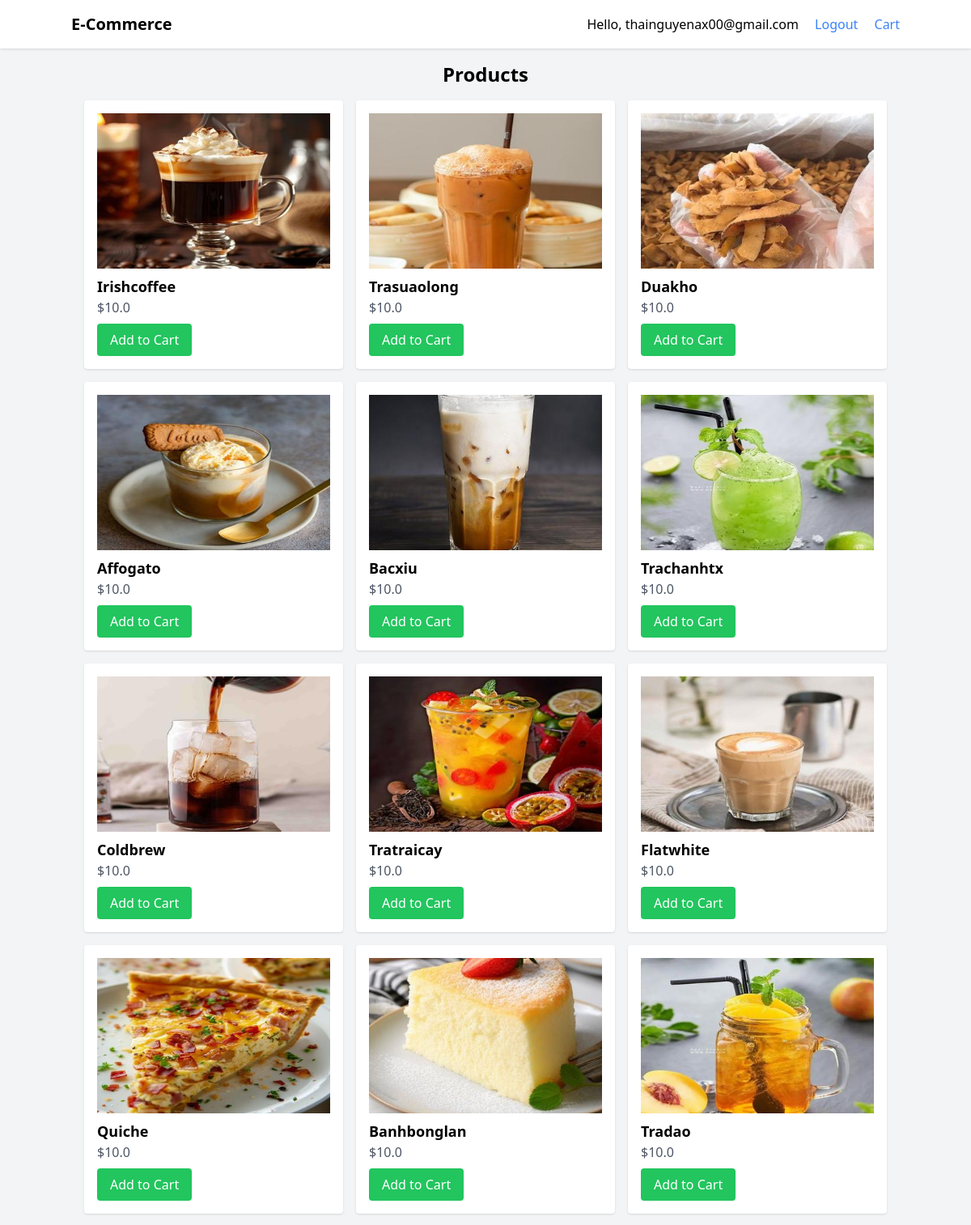
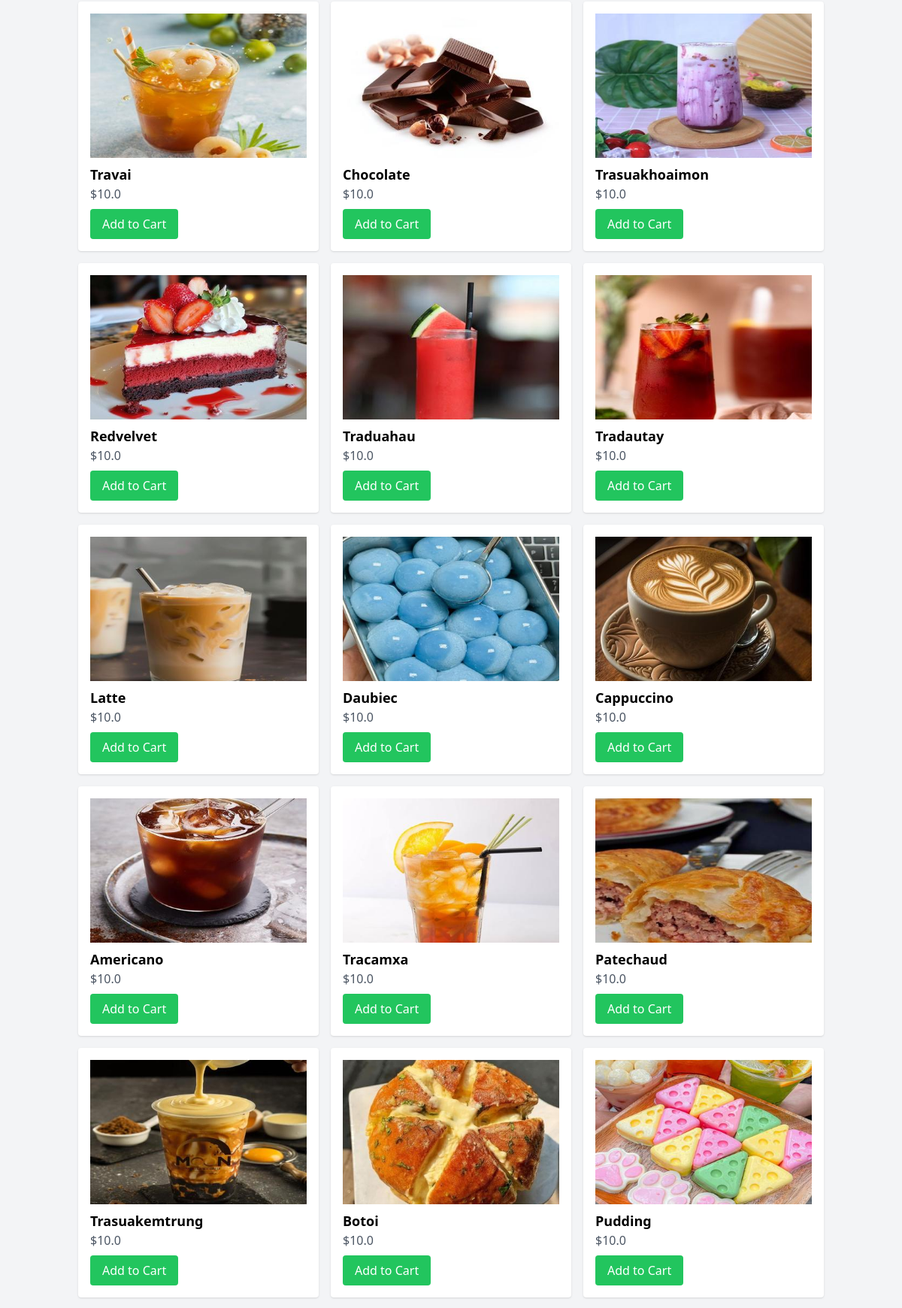
/ (signed in, upper part), run on the app's committed database (2 pictures, top to bottom).
### tables this page shows
CREATE TABLE products
                     (id INTEGER PRIMARY KEY, name TEXT, price REAL, image TEXT);

### app.py (the view)
@app.route('/')
def index():
    with sqlite3.connect('database.db') as conn:
        c = conn.cursor()
        c.execute('SELECT * FROM products')
        products = c.fetchall()
    return render_template('index.html', products=products, user=session.get('user'))

### templates/index.html (shortened to what this page needs)
<!DOCTYPE html>
<html lang="en">
  <head>
    <script src="https://cdn.tailwindcss.com"></script>
  </head>
  <body class="bg-gray-100">
    <nav class="bg-white p-4 shadow">
      <div class="container mx-auto flex justify-between items-center">
        <a href="/" class="text-xl font-bold">E-Commerce</a>
        <div>
          {% if user %}
          <span class="mr-4">Hello, {{ user }}</span>
          <a href="/logout" class="text-blue-500 hover:underline">Logout</a>
          {% else %}
          <a href="/login" class="mr-4 text-blue-500 hover:underline">Login</a>
          <a href="/register" class="text-blue-500 hover:underline">Register</a>
          {% endif %}
          <a href="/cart" class="ml-4 text-blue-500 hover:underline">Cart</a>
        </div>
      </div>
    </nav>
    <div class="container mx-auto p-4">
      <h1 class="text-2xl font-bold mb-4 text-center">Products</h1>
      <div class="grid grid-cols-1 sm:grid-cols-2 md:grid-cols-3 gap-4">
        {% for product in products %}
        <div class="bg-white p-4 rounded shadow">
          <img
            src="/static/{{ product[3] }}"
            alt="{{ product[1] }}"
            class="w-full h-48 object-cover mb-2"
          />
          <h3 class="text-lg font-semibold">{{ product[1] }}</h3>
          <p class="text-gray-600">${{ product[2] }}</p>
          <form action="/add_to_cart" method="POST">
            <button
              type="submit"
              class="mt-2 bg-green-500 text-white px-4 py-2 rounded hover:bg-green-600"
            >
              Add to Cart
            </button>
          </form>
        </div>
        {% endfor %}
      </div>
    </div>
  </body>
</html>

### data on the page
products: image (picture), name "Irishcoffee", price "10.0"
products: image (picture), name "Trasuaolong", price "10.0"
products: image (picture), name "Duakho", price "10.0"
products: image (picture), name "Affogato", price "10.0"
products: image (picture), name "Bacxiu", price "10.0"
products: image (picture), name "Trachanhtx", price "10.0"
products: image (picture), name "Coldbrew", price "10.0"
products: image (picture), name "Tratraicay", price "10.0"
products: image (picture), name "Flatwhite", price "10.0"
products: image (picture), name "Quiche", price "10.0"
products: image (picture), name "Banhbonglan", price "10.0"
products: image (picture), name "Tradao", price "10.0"
products: image (picture), name "Travai", price "10.0"
products: image (picture), name "Chocolate", price "10.0"
products: image (picture), name "Trasuakhoaimon", price "10.0"
products: image (picture), name "Redvelvet", price "10.0"
products: image (picture), name "Traduahau", price "10.0"
products: image (picture), name "Tradautay", price "10.0"
products: image (picture), name "Latte", price "10.0"
products: image (picture), name "Daubiec", price "10.0"
products: image (picture), name "Cappuccino", price "10.0"
products: image (picture), name "Americano", price "10.0"
products: image (picture), name "Tracamxa", price "10.0"
products: image (picture), name "Patechaud", price "10.0"
products: image (picture), name "Trasuakemtrung", price "10.0"
products: image (picture), name "Botoi", price "10.0"
products: image (picture), name "Pudding", price "10.0"

### other printed values
{{ user }} "thainguyenax00@gmail.com"
